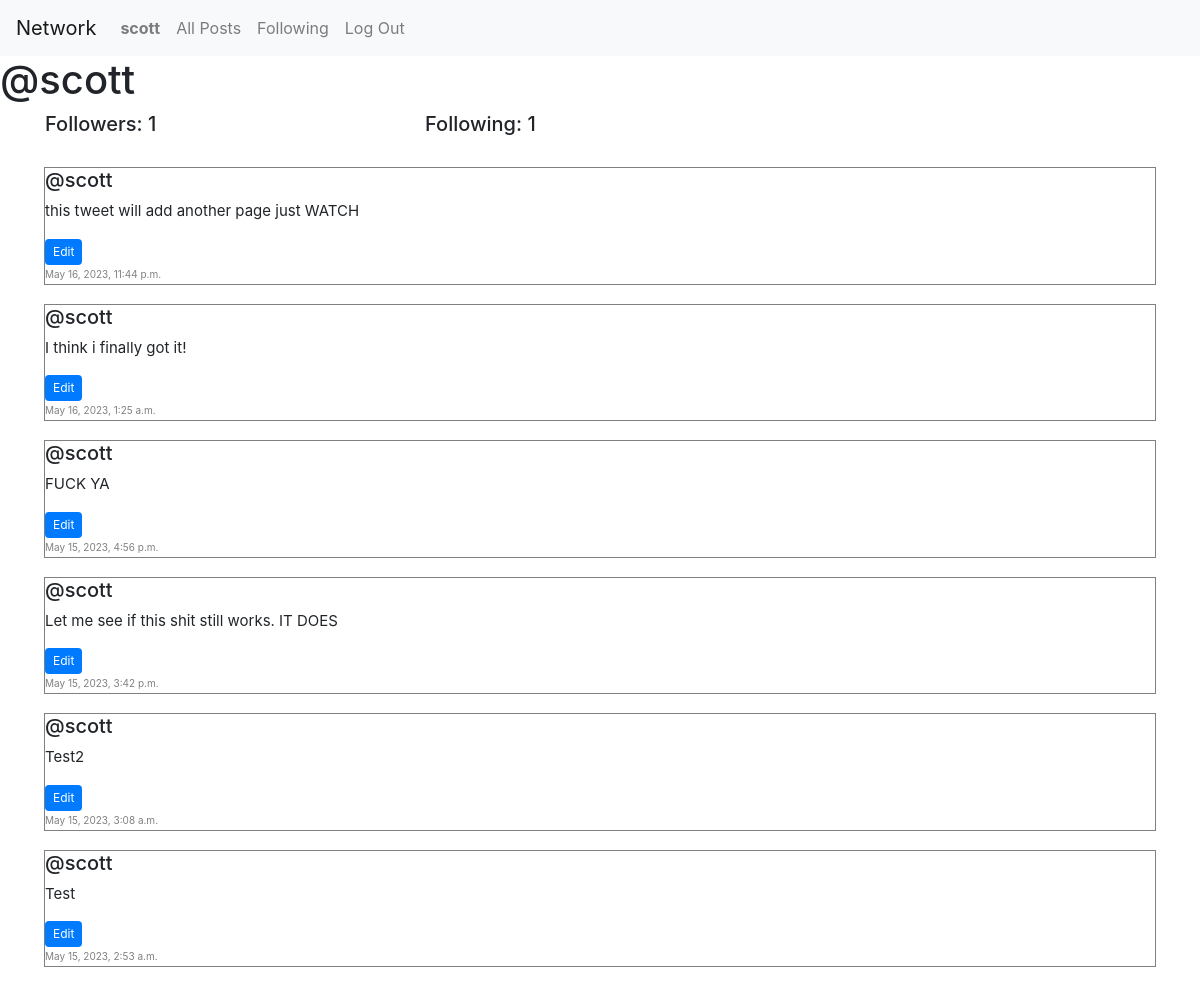
The app's page /profile/2/ (signed in) with its own data.
### network/models.py (models this page shows, shortened)
class User(AbstractUser):
    pass

class Post(models.Model):
    text = models.CharField(max_length=280)
    user = models.ForeignKey(User, on_delete=models.CASCADE, related_name="author")
    date = models.DateTimeField(auto_now_add=True)

### network/views.py (the view)
# urls.py: path("profile/<int:user_id>/", views.profile, name="profile"),
def profile(request, user_id):
    user = User.objects.get(pk=user_id)
    posts = Post.objects.filter(user=user).order_by('id').reverse()
    following = Follow.objects.filter(user=user)
    followers = Follow.objects.filter(followed=user)
    if user != request.user:
        is_following = followers.filter(user=request.user).exists()
    else:
        is_following = False
    p = Paginator(posts, 10)
    page_number = request.GET.get('page')
    page_obj = p.get_page(page_number)
    return render(request, "network/profile.html", {
        "page_obj":page_obj,
        "posts":posts,
        "username":user.username,
        "following":following,
        "followers":followers,
        "is_following":is_following,
        "current_user":user
    })

### network/templates/network/profile.html (shortened to what this page needs)
{% extends "network/layout.html" %}
{% block body %}
    <h1>@{{ username }}</h1>
    <div class="container">
        <div class="row d-flex">
            <h5 class="col-4">Followers: {{followers.count }}</h5>
            <h5 class="col-4">Following: {{following.count }}</h5>
        </div>
    </div>
    <div class="all-posts">
        {% for post in page_obj %}
            <div class="row post mx-4">
                <h6 class="author">@{{ post.user }}</h6>
                {% if user.is_authenticated and post.user.id == user.id %}
                <div class="edit-container">
                    <p class="text">{{ post.text }}</p>
                    <button class="edit-btn btn btn-primary" data-post-id="{{ post.id }}">Edit</button>
                </div>
                {% else %}
                    <p class="text">{{ post.text }}</p>
                {% endif %}
                <p class="date">{{ post.date }}</p>
            </div>
        {% endfor %}
        <nav aria-label="Page Navigation">
        </nav>
    </div>
    {% load static %}
{% endblock %}

### network/templates/network/layout.html (shortened to what this page needs)
{% load static %}
<!DOCTYPE html>
<html lang="en">
    <head>
        <link rel="stylesheet" href="https://stackpath.bootstrapcdn.com/bootstrap/4.4.1/css/bootstrap.min.css">
        <link href="{% static 'network/styles.css/' %}" rel="stylesheet">
    </head>
    <body>
        <nav class="navbar navbar-expand-lg navbar-light bg-light">
            <a class="navbar-brand" href="{% url 'index' %}">Network</a>
            <div>
              <ul class="navbar-nav mr-auto">
                {% if user.is_authenticated %}
                    <li class="nav-item">
                        <a class="nav-link" href="{% url 'profile' user_id=user.id %}"><strong>{{ user.username }}</strong></a>
                    </li>
                {% endif %}
                <li class="nav-item">
                  <a class="nav-link" href="{% url 'index' %}">All Posts</a>
                </li>
                {% if user.is_authenticated %}
                    <li class="nav-item">
                        <a class="nav-link" href="{% url 'following' %}">Following</a>
                    </li>
                    <li class="nav-item">
                        <a class="nav-link" href="{% url 'logout' %}">Log Out</a>
                    </li>
                {% endif %}
              </ul>
            </div>
          </nav>
        <div class="body">
            {% block body %}
            {% endblock %}
        </div>
    </body>
</html>

### network/static/network/styles.css (style rules this page uses)
.all-posts { display:flex; justify-content: flex-start; flex-direction: column; margin: 20px; }
.post { display: block; margin-bottom: 1rem; flex-direction: column; border: 0.5px solid gray; margin-top: 3px; }
.text { font-size: 15px; }
.date { font-size: 10px; color: gray; margin-bottom: 2px; }
.author { font-size: 20px; }
.edit-btn { margin-bottom: 2px; background-color: #007bff; color: #fff; border: none; padding: 4px 8px; font-size: 12px; cursor: pointer; }

### records on screen
User: username "scott"
Post: user "scott", text "this tweet will add another page just WATCH", date "May 16, 2023, 11:44 p.m."
Post: user "scott", text "I think i finally got it!", date "May 16, 2023, 1:25 a.m."
Post: user "scott", text "FUCK YA", date "May 15, 2023, 4:56 p.m."
Post: user "scott", text "Let me see if this shit still works. IT DOES", date "May 15, 2023, 3:42 p.m."
Post: user "scott", text "Test2", date "May 15, 2023, 3:08 a.m."
Post: user "scott", text "Test", date "May 15, 2023, 2:53 a.m."

### other values on screen
{{ followers.count }} "1"
{{ following.count }} "1"
